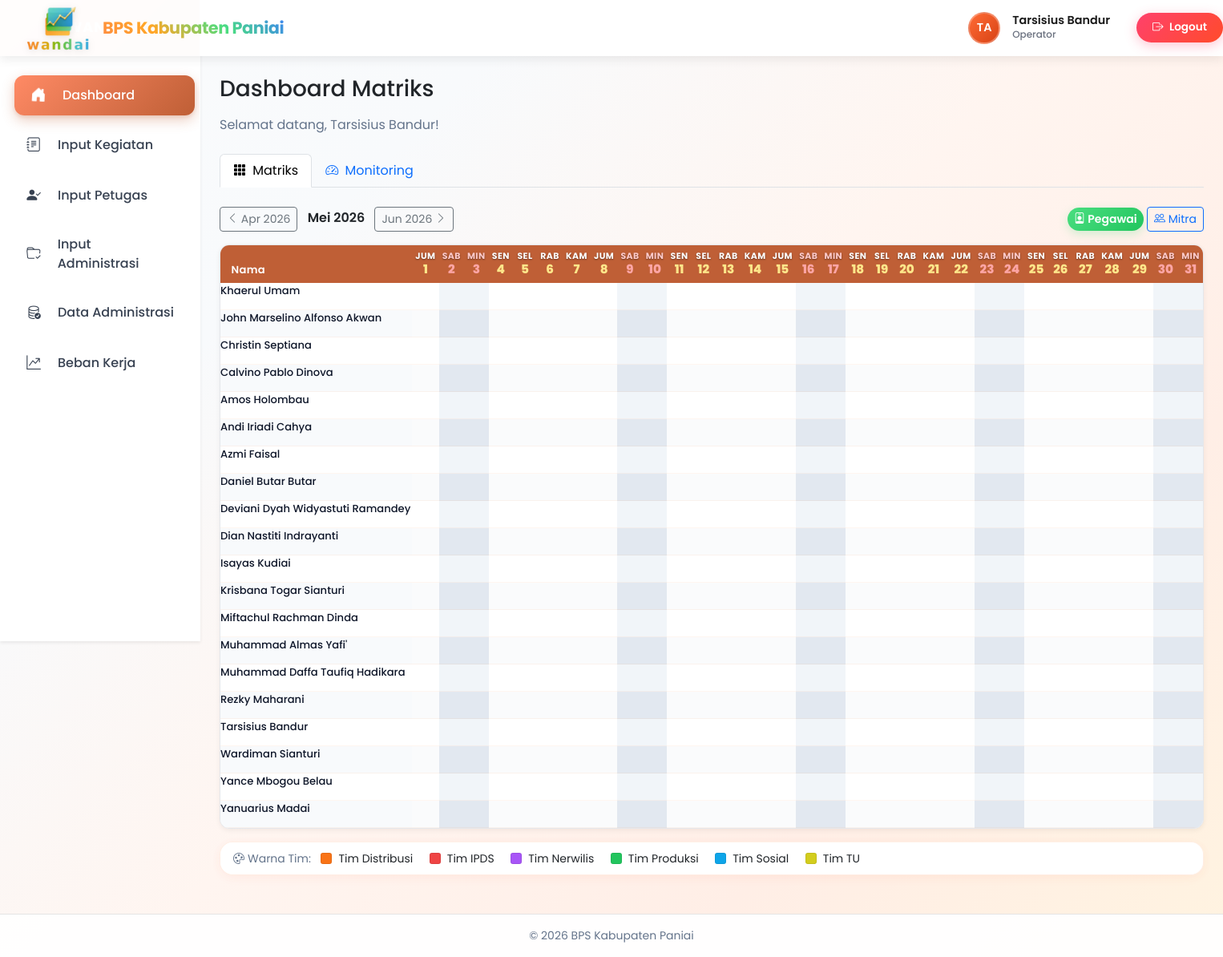
/index.php?controller=dashboard (signed in), run on the app's committed database.
### tables this page shows
CREATE TABLE `users` (
  `id` int(11) NOT NULL,
  `name` varchar(255) NOT NULL,
  `gelar_belakang` varchar(100) DEFAULT NULL,
  `gelar_depan` varchar(50) DEFAULT NULL,
  `nip` varchar(20) DEFAULT NULL,
  `jabatan` varchar(150) DEFAULT NULL,
  `golongan` varchar(20) DEFAULT NULL,
  `pangkat` varchar(100) DEFAULT NULL,
  `email` varchar(150) NOT NULL,
  `password` varchar(255) NOT NULL,
  `role_id` int(11) NOT NULL,
  `team_id` int(11) DEFAULT NULL,
  `created_at` timestamp NULL DEFAULT current_timestamp(),
  `updated_at` timestamp NULL DEFAULT current_timestamp() ON UPDATE current_timestamp()
);

CREATE TABLE `teams` (
  `id` int(11) NOT NULL,
  `name` varchar(255) NOT NULL,
  `description` text DEFAULT NULL,
  `warna` varchar(7) DEFAULT '#6c757d',
  `created_at` timestamp NULL DEFAULT current_timestamp(),
  `updated_at` timestamp NULL DEFAULT current_timestamp() ON UPDATE current_timestamp()
);

### controllers/DashboardController.php (called while the page is built, shortened)
<?php
class DashboardController
{
    public function index()
    {
        $userType = $_SESSION['user']['user_type'] ?? 'user';
        $isMitra = ($userType === 'mitra');
        require 'config/database.php';
        $bulanAktif = $_GET['bulan'] ?? date('Y-m');
        if (!$isMitra) {
            $matriksData = $this->buildMatriksData($pdo, $bulanAktif);
        }
        include 'views/dashboard/index.php';
    }
    private function buildMatriksData($pdo, $bulan)
    {
        $ts = strtotime($bulan . '-01');
        $firstDay = date('Y-m-01', $ts);
        $lastDay  = date('Y-m-t',  $ts);
        $bulanStr = date('Y-m', $ts);
        $tanggal = [];
        $hariShort = ['Minggu'=>'Min','Senin'=>'Sen','Selasa'=>'Sel','Rabu'=>'Rab','Kamis'=>'Kam','Jumat'=>'Jum','Sabtu'=>'Sab'];
        $loop = strtotime($firstDay);
        $end  = strtotime($lastDay);
        while ($loop <= $end) {
            $hariIndo = [
                'Sunday'=>'Minggu','Monday'=>'Senin','Tuesday'=>'Selasa','Wednesday'=>'Rabu',
                'Thursday'=>'Kamis','Friday'=>'Jumat','Saturday'=>'Sabtu'
            ][date('l', $loop)];
            $tanggal[] = [
                'tgl'  => (int)date('j', $loop),
                'hari' => $hariShort[$hariIndo],
                'iso'  => date('Y-m-d', $loop),
                'is_weekend' => in_array(date('N', $loop), [6,7]),
            ];
            $loop = strtotime('+1 day', $loop);
        }
        $hasWarna = false;
        try {
            $chk = $pdo->query("SHOW COLUMNS FROM teams LIKE 'warna'")->fetch();
            $hasWarna = (bool)$chk;
        } catch (Exception $e) { $hasWarna = false; }
        $warnaSelect     = $hasWarna ? "COALESCE(warna,'#6c757d')" : "'#6c757d'";
        $warnaJoinSelect = $hasWarna ? "COALESCE(t.warna,'#6c757d')" : "'#6c757d'";
        $teamsStmt = $pdo->query("SELECT id, name, {$warnaSelect} AS warna FROM teams ORDER BY name");
        $teams = $teamsStmt->fetchAll(PDO::FETCH_ASSOC);
        $userStatusFilter = '';
        try {
            if ($pdo->query("SHOW COLUMNS FROM users LIKE 'status'")->fetch()) {
                $userStatusFilter = "WHERE (u.status IS NULL OR u.status = 'aktif')";
            }
        } catch (Exception $e) {  }
        $roleFilter = "WHERE u.role_id <> 1";
        $pegawaiStmt = $pdo->query("
            SELECT u.id, u.name, u.team_id, {$warnaJoinSelect} AS team_warna,
                   COALESCE(t.name,'-') AS team_name,
                   COALESCE(r.name,'') AS role_name
            FROM users u
            LEFT JOIN teams t ON t.id = u.team_id
            LEFT JOIN roles r ON r.id = u.role_id
            {$roleFilter}
            ORDER BY
              CASE LOWER(COALESCE(r.name,''))
                WHEN 'kepala'    THEN 1
                WHEN 'kasubbag'  THEN 2
                WHEN 'ppk'       THEN 3
                WHEN 'bendahara' THEN 4
                ELSE 5
              END,
              u.name
        ");
        $pegawai = $pegawaiStmt->fetchAll(PDO::FETCH_ASSOC);
        $mitraStmt = $pdo->query("
            SELECT id, nama AS name, wilayah_kerja
            FROM mitra
            WHERE status = 'aktif'
            ORDER BY nama
        ");
        $allMitra = $mitraStmt->fetchAll(PDO::FETCH_ASSOC);
        $sql = "
            SELECT
                kp.id AS kp_id,
                kp.petugas_id,
                kp.petugas_source,
                kp.peran,
                COALESCE(kp.periode_mulai,   kd.rentang_waktu_mulai)   AS tgl_mulai,
                COALESCE(kp.periode_selesai, kd.rentang_waktu_selesai) AS tgl_selesai,
                kd.id AS kegiatan_id,
                kd.nama_kegiatan,
                kd.jenis_kegiatan,
                t.id AS team_id,
                t.name AS team_name,
                {$warnaJoinSelect} AS warna
            FROM kegiatan_petugas kp
            JOIN kegiatan_detail kd ON kd.id = kp.kegiatan_detail_id
            LEFT JOIN teams t ON t.id = kd.team_id
            WHERE
                COALESCE(kp.periode_mulai,   kd.rentang_waktu_mulai)   <= ?
                AND COALESCE(kp.periode_selesai, kd.rentang_waktu_selesai) >= ?
        ";
        $stmt = $pdo->prepare($sql);
        $stmt->execute([$lastDay, $firstDay]);
        $assignments = $stmt->fetchAll(PDO::FETCH_ASSOC);
        $byUser  = [];
        $byMitra = [];
        $attachBloks = function ($list, $map) {
            foreach ($list as &$row) {
                $row['bloks'] = $map[$row['id']] ?? [];
            }
            return $list;
        };
        $mitraPaniai = [];
        $mitraIntanJaya = [];
        foreach ($allMitra as $m) {
            $w = strtolower(trim($m['wilayah_kerja'] ?? ''));
            if (strpos($w, 'paniai') !== false) {
                $mitraPaniai[] = $m;
            } elseif (strpos($w, 'intan') !== false || strpos($w, 'jaya') !== false) {
                $mitraIntanJaya[] = $m;
            }
        }
        return [
            'bulan'            => $bulanStr,
            'tanggal'          => $tanggal,
            'pegawai'          => $attachBloks($pegawai, $byUser),
            'mitra_paniai'     => $attachBloks($mitraPaniai, $byMitra),
            'mitra_intan_jaya' => $attachBloks($mitraIntanJaya, $byMitra),
            'teams'            => $teams,
        ];
    }
}

### index.php (called while the page is built, shortened)
<?php
$action     = $_GET['action'] ?? 'index';
$obj = new $className();
$obj->$action();

### views/dashboard/tab_matriks.php (the view, shortened to what this page needs)
<?php
$matriksData = $matriksData ?? [];
$bulanAktif  = $bulanAktif  ?? date('Y-m');
$sub         = $_GET['sub']    ?? 'pegawai';
$subMitra    = $_GET['submitra'] ?? 'paniai';
$tanggalArr   = $matriksData['tanggal'] ?? [];
$pegawai      = $matriksData['pegawai'] ?? [];
$mitraPaniai  = $matriksData['mitra_paniai'] ?? [];
$mitraIntan   = $matriksData['mitra_intan_jaya'] ?? [];
$teamsLegend  = $matriksData['teams'] ?? [];
$prevBulan = date('Y-m', strtotime($bulanAktif . '-01 -1 month'));
$nextBulan = date('Y-m', strtotime($bulanAktif . '-01 +1 month'));
$bulanIndo = ['01'=>'Januari','02'=>'Februari','03'=>'Maret','04'=>'April','05'=>'Mei','06'=>'Juni',
              '07'=>'Juli','08'=>'Agustus','09'=>'September','10'=>'Oktober','11'=>'November','12'=>'Desember'];
[$yy, $mm] = explode('-', $bulanAktif);
$namaBulan = ($bulanIndo[$mm] ?? $mm) . ' ' . $yy;
function render_matriks_rows(array $rows, array $tanggalArr): void
{
    foreach ($rows as $r) {
        $cells = array_fill(1, 31, null);
        echo '<tr>';
        echo '<td class="matriks-nama">' . htmlspecialchars($r['name']) . '</td>';
        foreach ($tanggalArr as $t) {
            $d = $t['tgl'];
            $b = $cells[$d] ?? null;
            $weekend = $t['is_weekend'] ? ' matriks-weekend' : '';
            if ($b) {
                $warna = htmlspecialchars($b['warna']);
                $tip   = htmlspecialchars($b['nama_kegiatan'] . ' — ' . ($b['team_name'] ?? '') . ' (' . ($b['peran'] ?? '') . ')');
                echo '<td class="matriks-blok' . $weekend . '" '
                   . 'style="background:' . $warna . ' !important; background-color:' . $warna . ' !important;" '
                   . 'data-kp-id="' . (int)$b['kp_id'] . '" title="' . $tip . '"></td>';
            } else {
                echo '<td class="matriks-kosong' . $weekend . '"></td>';
            }
        }
        echo '</tr>';
    }
}
?>
<div class="d-flex flex-wrap align-items-center justify-content-between mb-3 gap-2">
  <div>
    <a href="?controller=dashboard&tab=matriks&sub=<?= $sub ?>&submitra=<?= $subMitra ?>&bulan=<?= $prevBulan ?>"
       class="btn btn-outline-secondary btn-sm">
      <i class="bi bi-chevron-left"></i> <?= date('M Y', strtotime($prevBulan . '-01')) ?>
    </a>
    <span class="fw-semibold mx-2"><?= htmlspecialchars($namaBulan) ?></span>
    <a href="?controller=dashboard&tab=matriks&sub=<?= $sub ?>&submitra=<?= $subMitra ?>&bulan=<?= $nextBulan ?>"
       class="btn btn-outline-secondary btn-sm">
      <?= date('M Y', strtotime($nextBulan . '-01')) ?> <i class="bi bi-chevron-right"></i>
    </a>
  </div>
  <div>
    <a href="?controller=dashboard&tab=matriks&sub=pegawai&bulan=<?= $bulanAktif ?>"
       class="btn btn-<?= $sub==='pegawai' ? 'primary' : 'outline-primary' ?> btn-sm">
      <i class="bi bi-person-badge"></i> Pegawai
    </a>
    <a href="?controller=dashboard&tab=matriks&sub=mitra&submitra=<?= $subMitra ?>&bulan=<?= $bulanAktif ?>"
       class="btn btn-<?= $sub==='mitra' ? 'primary' : 'outline-primary' ?> btn-sm">
      <i class="bi bi-people"></i> Mitra
    </a>
  </div>
</div>
<div class="matriks-wrapper mb-3">
  <table class="table table-sm">
    <thead>
      <tr>
        <th class="matriks-nama-head text-start">Nama</th>
        <?php foreach ($tanggalArr as $t): ?>
          <th class="<?= $t['is_weekend'] ? 'matriks-weekend' : '' ?>">
            <span class="hari-mini"><?= htmlspecialchars($t['hari']) ?></span>
            <span class="hari-tgl"><?= $t['tgl'] ?></span>
          </th>
        <?php endforeach; ?>
      </tr>
    </thead>
    <tbody>
      <?php
      if ($sub === 'pegawai') {
          render_matriks_rows($pegawai, $tanggalArr);
      } elseif ($sub === 'mitra' && $subMitra === 'paniai') {
          render_matriks_rows($mitraPaniai, $tanggalArr);
      } else {
          render_matriks_rows($mitraIntan, $tanggalArr);
      }
      ?>
    </tbody>
  </table>
</div>
<div class="card mb-4">
  <div class="card-body py-2">
    <small class="text-muted me-2"><i class="bi bi-palette me-1"></i>Warna Tim:</small>
    <?php foreach ($teamsLegend as $t): ?>
      <span class="me-3">
        <span class="legend-warna" style="background:<?= htmlspecialchars($t['warna']) ?>"></span>
        <small><?= htmlspecialchars($t['name']) ?></small>
      </span>
    <?php endforeach; ?>
  </div>
</div>

### views/layouts/header.php (style rules this page uses)
:root { --bs-body-font-family: 'Poppins', sans-serif; --bs-font-sans-serif: 'Poppins', sans-serif; --primary-color: #F3C623; --bg-soft: #FEF3E2; --accent-1: #FFB22C; --accent-2: #FA812F; --sidebar-width: 250px; --header-height: 70px; --dark-primary: #1a1a1a; --dark-secondary: #2d3748; --orange-gradient: linear-gradient(135deg, #ff6b35 0%, #d84315 100%); --terracotta-gradient: linear-gradient(135deg, #ff8a65 0%, #bf5f36 100%); --primary-gradient: linear-gradient(135deg, #ff6b35 0%, #ff8c42 25%, #ffa726 50%, #ff7043 75%, #d84315 100%); --secondary-gradient: linear-gradient(135deg, #ff8a65 0%, #bf5f36 100%); --tertiary-gradient: linear-gradient(135deg, #ffcc80 0%, #ff8c42 100%); --success-gradient: linear-gradient(135deg, #4ade80 0%, #22c55e 100%); --warning-gradient: linear-gradient(135deg, #fbbf24 0%, #f59e0b 100%); --danger-gradient: linear-gradient(135deg, #f87171 0%, #ef4444 100%); --glass-bg: rgba(255, 255, 255, 0.25); --glass-border: rgba(255, 255, 255, 0.18); --glass-white: rgba(255, 255, 255, 0.95); --glass-orange: rgba(255, 140, 66, 0.1); --soft-orange: #fff3e0; --light-orange: #ffcc80; --orange-500: #ff7043; --orange-600: #ff5722; }
* { will-change: auto; box-sizing: border-box; }
body { background: linear-gradient(135deg, #fafbfc 0%, #f8fafc 25%, #fff5f0 50%, #ffeee6 75%, #fff3e0 100%); font-family: var(--bs-body-font-family); min-height: 100vh; margin: 0; padding: 0; }
.card, .filter-card, .filter-section { background: var(--glass-white) !important; border: 1px solid rgba(255, 140, 66, 0.12) !important; border-radius: 16px !important; box-shadow: 0 2px 12px rgba(255, 112, 67, 0.04) !important; }
.btn-primary, .btn[style*="background-color: #28a745"], .btn-success, button.btn.btn-success, a.btn.btn-success { background: var(--success-gradient) !important; border: none !important; color: white !important; border-radius: 25px !important; font-weight: 600 !important; transition: all 0.2s ease !important; box-shadow: 0 4px 12px rgba(74, 222, 128, 0.25) !important; }
.table-responsive, .card-body { background: var(--glass-white) !important; border-radius: 16px !important; overflow: hidden !important; box-shadow: 0 4px 16px rgba(255, 112, 67, 0.04) !important; }
.table thead th, .bg-secondary, .bg-dark { background: #bf5f36 !important; color: white !important; font-weight: 600 !important; border: none !important; }
.table tbody td { background: var(--glass-white) !important; border-bottom: 1px solid rgba(255, 140, 66, 0.08) !important; border-left: none !important; border-right: none !important; }
.text-muted { color: #64748b !important; }
.dataTables_wrapper, .dataTables_wrapper .dataTables_filter input, .dataTables_wrapper .dataTables_length select, .dataTables_wrapper .dataTables_info, .dataTables_wrapper .dataTables_paginate, table, .table, .badge, .btn, .form-control, .form-select { font-family: 'Poppins', sans-serif !important; }
.btn, .form-control, .form-select, .page-link { transition: all 0.2s cubic-bezier(0.4, 0, 0.2, 1) !important; }

### data on the page
users: name "Khaerul Umam"
users: name "John Marselino Alfonso Akwan"
users: name "Christin Septiana"
users: name "Calvino Pablo Dinova"
users: name "Amos Holombau"
users: name "Andi Iriadi Cahya"
users: name "Azmi Faisal"
users: name "Daniel Butar Butar"
users: name "Deviani Dyah Widyastuti Ramandey"
users: name "Dian Nastiti Indrayanti"
users: name "Isayas Kudiai"
users: name "Krisbana Togar Sianturi"
users: name "Miftachul Rachman Dinda"
users: name "Muhammad Almas Yafi'"
users: name "Muhammad Daffa Taufiq Hadikara"
users: name "Rezky Maharani"
users: name "Tarsisius Bandur"
users: name "Wardiman Sianturi"
users: name "Yance Mbogou Belau"
users: name "Yanuarius Madai"
teams: name "Tim Distribusi"
teams: name "Tim IPDS"
teams: name "Tim Nerwilis"
teams: name "Tim Produksi"
teams: name "Tim Sosial"
teams: name "Tim TU"

### other printed values
substr($name, 0, 2) "TA"
$name "Tarsisius Bandur"
$role "Operator"
$_SESSION['user']['name'] "Tarsisius Bandur"
$namaBulan "Mei 2026"
$t['hari'] "JUM"
$t['tgl'] "1"
$t['hari'] "SAB"
$t['tgl'] "2"
$t['hari'] "MIN"
$t['tgl'] "3"
$t['hari'] "SEN"
$t['tgl'] "4"
$t['hari'] "SEL"
$t['tgl'] "5"
